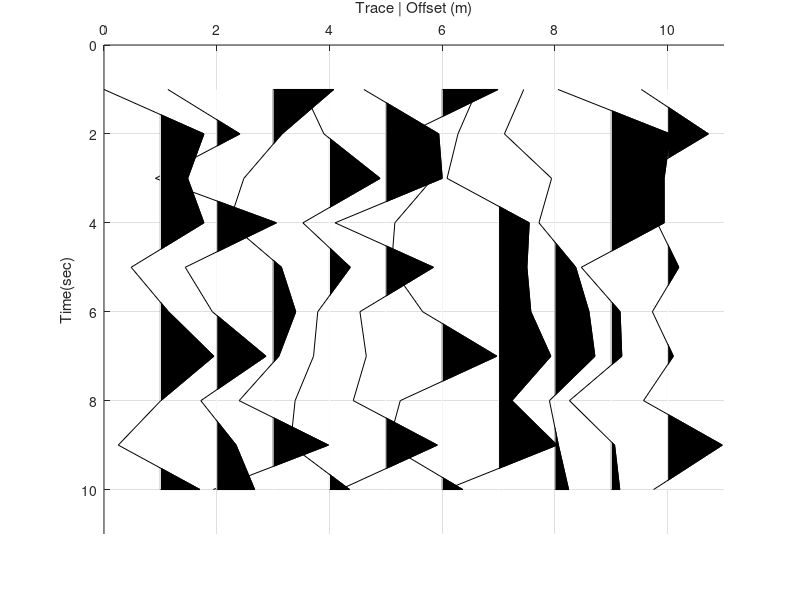

Reproduce this figure in MATLAB.
function wigb(uxt,x,t,lineColor,style,faceColor,linestyle,linewidth,amx)
% wigb(uxt,x,t,lineColor,style,faceColor,linestyle,linewidth,amx)
%
% WIGB: Plot seismic data using wiggles,
%   2008,12,24
%
% USAGE:
%   WIGB(uxt,x,t)
%   WIGB(uxt,x,t,lineColor)
%   ....
%   WIGB(uxt,x,t,lineColor,style,faceColor,linestyle,linewidth,amx)
%
% INPUT
%        uxt:     seismic data
%        x:     x-axis (offset)
%        t:     vertical axis (time or depth)
%        lineColor:  linecolor
%        style:   figure style option
%               > 1, wiggle style, default
%               > 2, only positive events style
%        faceColor:   fillcolor
%        linestyle:   Linestyle
%        linewidth:   Linewidth
%               > 0.5 pt is defaulted
%        amx:   maximnum amplitude
%
%
% Author:
% 	Xingong Li, Dec. 1995
% Changes:
%   Dec34,2008: change zeors line fillcolor to black(old is white), F, Cheng
%   Nov4th,2015: Replace 'Erasemode' by ANIMATEDLINE function, F. Cheng
%	Jun11,1997: add amx
% 	May16,1997: updated for v5 - add 'zeros line' to background color
% 	May17,1996: if scal ==0, plot without scaling
% 	Aug06,1996: if max(tr)==0, plot a line
%
% Recent History: F. Cheng
%   Nov04,2015: check Matlab version and choose to use 'Erasemode' property
%       or ANIMATEDLINE function
%   	release < R2014a, Erasemode property will be used to plot traces lines
%   	release > R2014a, 'Erasemode' will be replaced by ANIMATEDLINE function
%   Mar13,2016: shut dead trace
%   Nov27,2016: add options for lines control
%   Jan01,2018: add quick imaging control
%   Apr18 2018: rewrite the line control
%
% wigb(data)

if nargin == 0, ntrace=10;npts=10; uxt = rand(npts,ntrace)-0.5; end
%
[npts,ntrace]=size(uxt);trmx= max(abs(uxt));

if (nargin <= 8); amx=mean(trmx);  end
if (nargin <= 7); linewidth = 0.5;  end
if (nargin <= 6); linestyle = '-';  end
if (nargin <= 5); faceColor='k';  end
if (nargin <= 4); style=1;  end
if (nargin <= 3); lineColor='k';  end
if (nargin <= 2); t=[1:npts]; end
if (nargin <= 1); x=[1:ntrace]; end

if ntrace <= 1
    error(' ERR:PlotWig: ntrace has to be more than 1');
end

% take the average as dx
dx1 = abs(x(2:ntrace)-x(1:ntrace-1));
dx = median(dx1);
dz=t(2)-t(1);
scal=1;
uxt = uxt * dx /amx;
uxt = uxt * scal;
% fprintf(' PlotWig: data range [%f, %f], plotted max %f \n',xmn,xmx,amx);

% set display range
x1=min(x)-1.0*dx; x2=max(x)+1.0*dx;
z1=min(t)-dz; z2=max(t)+dz;
% set figure properties
set(gca,'NextPlot','add','Box','on', ...
    'XLim', [x1 x2], ...
    'YDir','reverse', ...
    'YLim',[z1 z2],...
    'xAxisLocation','top');
t=t';   % input as row vector
zstart=t(1);
zend  =t(npts);
%-------- fill color
for i=ntrace:-1:1
    if trmx(i) ~= 0
        tr=uxt(:,i);  % --- one scale for all section
        s = sign(tr);
        i1= find( s(1:npts-1) ~= s(2:npts) ); % zero crossing points
        % consider of dead traces, who have no zero crossing points
        if isempty(i1)
            continue
        end
        zadd = i1 + tr(i1) ./ (tr(i1) - tr(i1+1)); %locations with 0 amplitudes
        aadd = zeros(size(zadd));
        [zpos] = find(tr >0);
        [zz,iz] = sort([zpos; zadd]);   % indices of zero point plus positives
        aa = [tr(zpos); aadd];
        aa = aa(iz);
        % be careful at the ends
        if tr(1)>0
            a0=0; z0=1.00;
        else
            a0=0; z0=zadd(1);
        end
        if tr(npts)>0
            a1=0; z1=npts;
        else
            a1=0; z1=max(zadd);
        end
        
        zz = [z0; zz; z1; z0];
        aa = [a0; aa; a1; a0];
        zzz = zstart + zz*dz -dz;
        if (style==1 || style==2 )
            % positive part fill color
            patch( aa+x(i) , zzz,  faceColor);
            % remove zero line
            line( 'Color',[1 1 1], ...
                'Xdata', x(i)+[0 0], 'Ydata',[zstart zend]);
        end
        % negative part line
        if (style==1 )
            line( 'Color',lineColor,'LineWidth',linewidth,'linestyle',linestyle, ...
                'Xdata',tr+x(i), 'Ydata',t);
        end
    else %ZEROS LINES
        line( 'Color',lineColor,'LineWidth',linewidth,'linestyle',linestyle, ...
            'Xdata',[x(i) x(i)], 'Ydata',[zstart zend])
    end
end

xlabel('Trace | Offset (m)');
ylabel('Time(sec)');
box off
% set(gca,'Fontsize',12,'FontWeight','normal');
% set(get(gca,'XLabel'),'FontWeight','Bold','FontSize',14,'Interpreter','latex')
% set(get(gca,'YLabel'),'FontWeight','Bold','FontSize',14,'Interpreter','latex')
% set(gca,'xminortick','on');
% set(gca,'yminortick','on');
% set(gca,'ticklength',[0.02 0.005]);
% set(gca,'tickdir','out');
grid on
end





